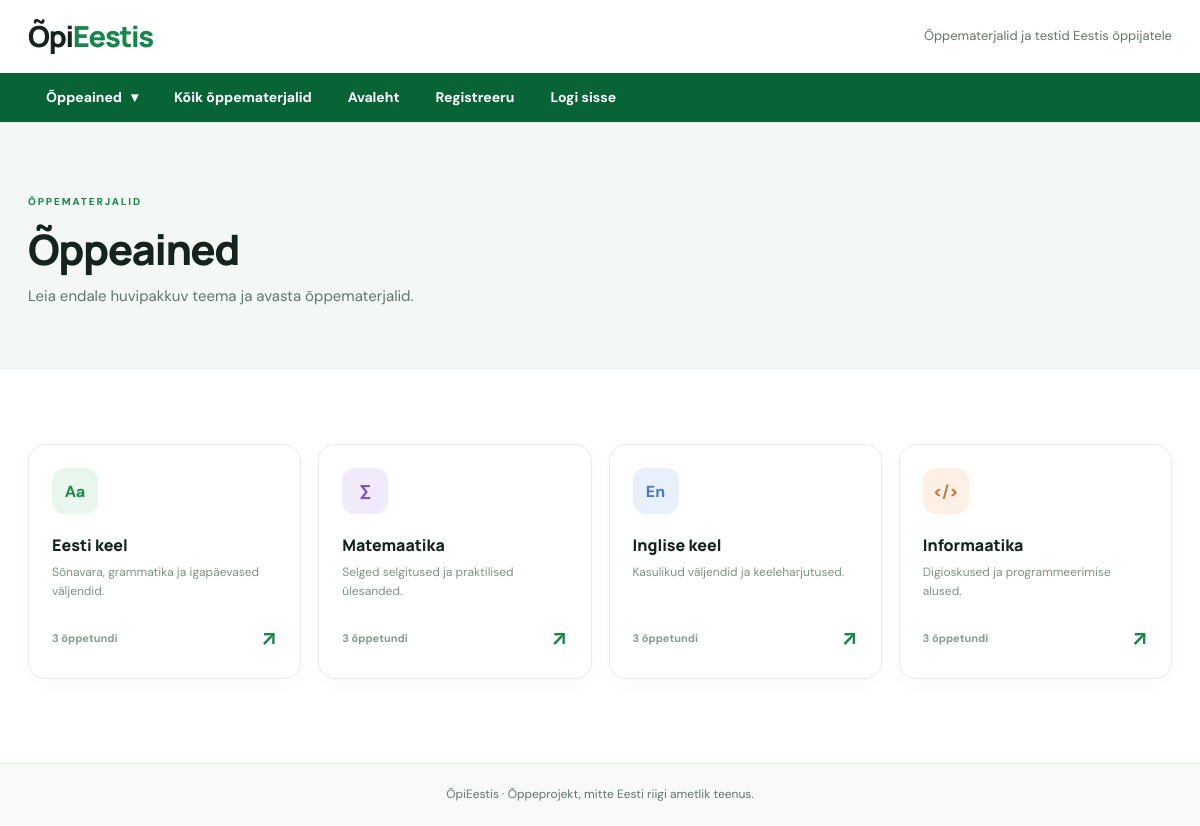
Page /subjects on the committed database.
### tables this page shows
CREATE TABLE IF NOT EXISTS subjects (
 id INT AUTO_INCREMENT PRIMARY KEY,
 name VARCHAR(90) NOT NULL,
 slug VARCHAR(90) NOT NULL UNIQUE,
 description VARCHAR(255) NOT NULL,
 icon VARCHAR(10) NOT NULL,
 tone ENUM('green','lilac','blue','peach') NOT NULL DEFAULT 'green',
 sort_order INT NOT NULL DEFAULT 0
);

### inc/bootstrap.php (called while the page is built, shortened)
<?php
function url(string $path = ''): string { return (BASE_PATH ?: '') . '/' . ltrim($path, '/'); }
function e($value): string { return htmlspecialchars((string)$value, ENT_QUOTES | ENT_SUBSTITUTE, 'UTF-8'); }
function render(string $template, array $data = []): void {
    extract($data, EXTR_SKIP);
    require __DIR__ . '/../view/' . $template . '.php';
    require __DIR__ . '/../view/layout.php';
}

### controller/Controller.php (called while the page is built, shortened)
<?php
class Controller {
    public static function subjects(): void { render('subjects',['subjects'=>Subject::all(),'title'=>'Õppeained']); }
}

### index.php (called while the page is built, shortened)
<?php
require __DIR__.'/inc/bootstrap.php';
require __DIR__.'/controller/Controller.php';
require __DIR__.'/route/routing.php';

### model/Subject.php (called while the page is built, shortened)
<?php
class Subject {
    public static function all(): array { return db()->query('SELECT s.*, (SELECT COUNT(*) FROM lessons l WHERE l.subject_id=s.id AND l.published=1) AS lesson_count FROM subjects s ORDER BY s.sort_order,s.id')->fetchAll(); }
}

### view/subjects.php (the view)
<section class="page-heading"><div class="site-width"><span class="section-label">ÕPPEMATERJALID</span><h1>Õppeained</h1><p>Leia endale huvipakkuv teema ja avasta õppematerjalid.</p></div></section>
<section class="site-width section"><div class="subject-grid"><?php foreach ($subjects as $subject): ?><a class="subject-card tone-<?= e($subject['tone']) ?>" href="<?= e(url('lessons?subject='.$subject['id'])) ?>"><span class="subject-icon" aria-hidden="true"><?= e($subject['icon']) ?></span><span class="subject-title"><?= e($subject['name']) ?></span><span class="subject-description"><?= e($subject['description']) ?></span><span class="subject-bottom"><?= (int)$subject['lesson_count'] ?> õppetundi <span aria-hidden="true">↗</span></span></a><?php endforeach; ?></div></section>

### assets/style.css (style rules this page uses)
:root { --ink:#14231d;--sub:#64746b;--green:#16864b;--green-dark:#086437;--green-soft:#e9f6ed;--line:#e4e9e5;--paper:#fff;--wash:#f6f8f6;--radius:17px;--shadow:0 12px 42px rgba(19,48,31,.065) }
* { box-sizing:border-box }
html { scroll-behavior:smooth }
body { margin:0;color:var(--ink);font:16px/1.6 'DM Sans','Manrope',system-ui,-apple-system,'Segoe UI',sans-serif;background:#fff }
a { color:inherit;text-decoration:none }
h1,h2,h3,p { margin-top:0 }
h1,h2,h3 { font-family:Manrope,'DM Sans',sans-serif;line-height:1.2;letter-spacing:-.035em }
h1 { font-weight:800 }
p { color:var(--sub) }
.site-width { max-width:1220px;margin:0 auto;padding-left:28px;padding-right:28px }
.eyebrow,.section-label { font-size:10px;letter-spacing:.19em;font-weight:800;color:var(--green);text-transform:uppercase }
.section { padding-top:75px;padding-bottom:84px }
.subject-grid { display:grid;grid-template-columns:repeat(4,minmax(0,1fr));gap:17px }
.subject-card { min-height:235px;border:1px solid #e5eae7;background:#fff;border-radius:var(--radius);display:flex;flex-direction:column;align-items:flex-start;padding:23px;box-shadow:0 5px 20px rgba(26,57,36,.025);transition:transform .2s,box-shadow .2s,border-color .2s }
.subject-icon { display:grid;place-items:center;width:46px;height:46px;border-radius:13px;font-size:16px;font-weight:800;background:#e8f6ed;color:#208a4d;margin-bottom:20px }
.tone-lilac .subject-icon { background:#f0eafb;color:#8055be }
.tone-blue .subject-icon { background:#e8f0fc;color:#4b7ac4 }
.tone-peach .subject-icon { background:#fff0e5;color:#c47840 }
.subject-title { font:800 16px/1.4 Manrope }
.subject-description { font-size:12px;color:#819087;line-height:1.6;margin-top:6px }
.subject-bottom { display:flex;justify-content:space-between;align-items:center;width:100%;font-size:11px;font-weight:700;color:#8a9990;margin-top:auto;padding-top:20px }
.subject-bottom span { font-size:21px;color:var(--green) }
.page-heading { background:#f3f8f4;padding:64px 0 60px;border-bottom:1px solid #e6eee8 }
.page-heading h1 { font-size:clamp(32px,3.5vw,49px);margin:11px 0 10px }
.page-heading p { max-width:700px;margin:0;font-size:15px }

### rows in the picture
subjects: icon "Aa", name "Eesti keel", description "Sõnavara, grammatika ja igapäevased väljendid.", lesson_count "3"
subjects: icon "∑", name "Matemaatika", description "Selged selgitused ja praktilised ülesanded.", lesson_count "3"
subjects: icon "En", name "Inglise keel", description "Kasulikud väljendid ja keeleharjutused.", lesson_count "3"
subjects: icon "</>", name "Informaatika", description "Digioskused ja programmeerimise alused.", lesson_count "3"
